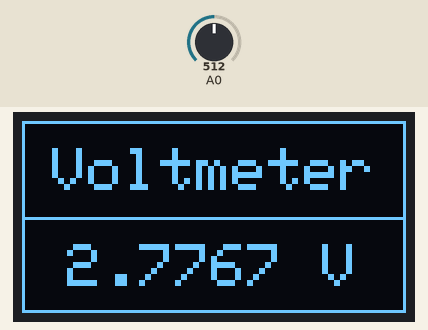
Simulated run of this sketch. Board: Arduino Uno, built for the host (arithmetic inside an expression is 32-bit, double 64-bit). Parts: 128×64 one-colour display. Inputs (shaded band) come from the test bench; at power-on: A0 = 512.

Above: at 5.3 s.
5.4 s: A0 set to 716
At 6.9 s:
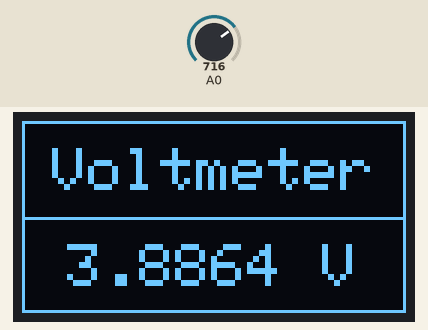
7.1 s: A0 set to 900
At 8.7 s:
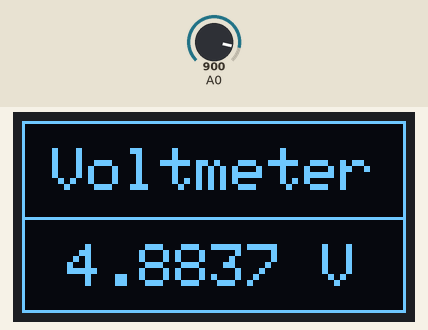
9.0 s: A0 set to 511
At 10.7 s:
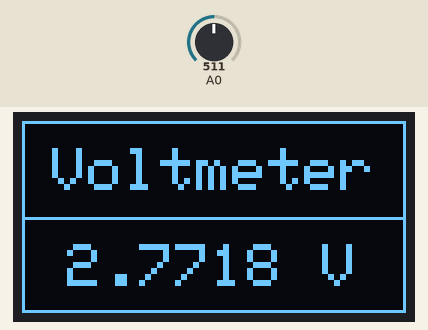
Timing chart, 0 to 12.2 s (numbered marks = the images above; inputs shaded):
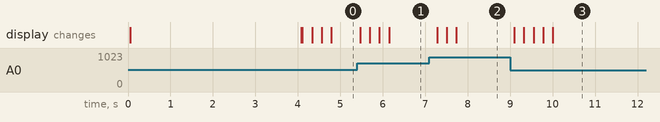

The sketch:

ARDUINO_Voltimetro_OLED_SSD1306.ino
```cpp
#include <SPI.h>
#include <Wire.h>
#include <Adafruit_GFX.h>
#include <Adafruit_SSD1306.h>

#define SCREEN_WIDTH 128
#define SCREEN_HEIGHT 64
#define OLED_RESET     4
Adafruit_SSD1306 display(SCREEN_WIDTH, SCREEN_HEIGHT, &Wire, OLED_RESET);

#define SAMPLES 10
int raw=0;
int ADCvRef=0;

int vRefADC(){
   long result;
   // Lee 1.1V de referencia interna respecto a Vdd
   ADMUX = _BV(REFS0) | _BV(MUX3) | _BV(MUX2) | _BV(MUX1);
   delay(2); //Espera a que Vdd se estabilice.
   ADCSRA |= _BV(ADSC);
   while (bit_is_set(ADCSRA,ADSC));
   result = ADCL;
   result |= ADCH<<8;
   result = 1125300L / result; //Recalcula la tension en mV
   return result;
}

void setup(){
   display.begin(SSD1306_SWITCHCAPVCC, 0x3C);
   display.setTextColor(SSD1306_WHITE);
   display.clearDisplay();
   display.setTextSize(1);
   display.setCursor(0,0);
   display.print(F("Voltimetro ELECTGPL"));
   display.setCursor(0,20);
   display.print(F("Tension de Fuente"));
   ADCvRef = vRefADC();
   display.setCursor(0,30);
   display.print(F("ADCvRef:"));
   display.setCursor(50,30);
   display.print(ADCvRef);
   display.print(F("mV"));
   display.setCursor(80,30);
   display.display();
   delay(4000);
   display.clearDisplay();
   display.drawRect(0, 0, 128, 64, SSD1306_WHITE);
   display.display();
   display.drawLine(0, 32, 127, 32, SSD1306_WHITE);
   display.setTextSize(2);
   display.setCursor(10,9);
   display.print(F("Voltmeter"));
   display.display();
}

void loop(){
   display.setCursor(15,41);
   for(int i=0;i<SAMPLES;i++){
      raw=raw+analogRead(A0);
      delay(20);
   }
   raw=raw/SAMPLES;
   display.print((float)raw*ADCvRef/1023.0/1000.0,4);
   display.setCursor(100,41);
   display.print(F("V"));
   display.display();
   display.fillRect(15, 41, 80, 20, SSD1306_BLACK);
}
```

Measured:
- after the input at 5.4 s, the display: first changes after 0.07 s (image 1 shows a later state)
- after the input at 7.1 s, the display: first changes after 0.18 s (image 2 shows a later state)
- after the input at 9.0 s, the display: first changes after 0.10 s (image 3 shows a later state)
